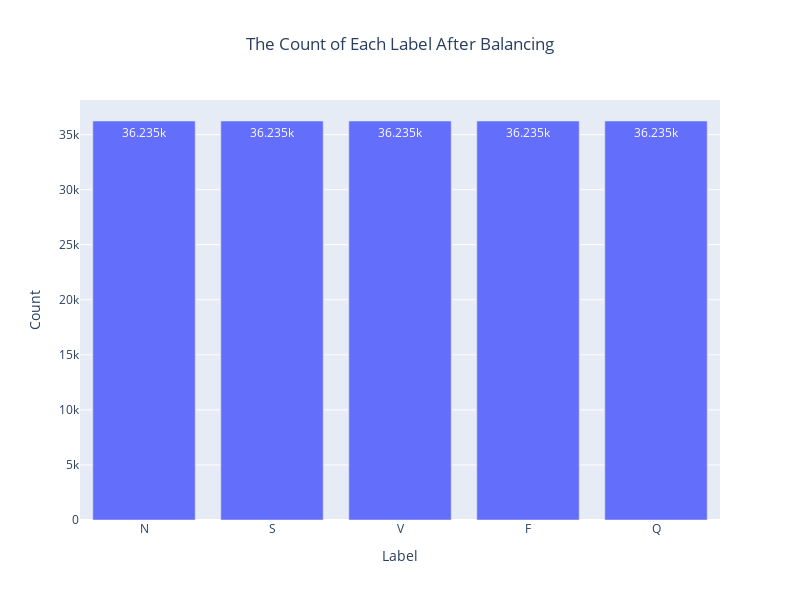

Notebook cell for this chart:
### Code cell
# Plot the distribution of the labels in the train dataset using abbreviations
bar_fig = px.bar(x=value_counts_train_abbr.index,y=value_counts_train_abbr.values, title="The Count of Each Label After Balancing", labels={"x": "Label", "y": "Count"}, text_auto=True)

bar_fig.update_layout(title_x=0.5, width=800, height=600)
bar_fig.show()

### Figure 1 — Plotly figure (JSON) as saved in the notebook; plotly's stock layout.template omitted (floating-point values rounded to 4 significant figures)
{"data": [{"alignmentgroup": "True", "hovertemplate": "Label=%{x}<br>Count=%{y}<extra></extra>", "legendgroup": "", "marker": {"color": "#636efa", "pattern": {"shape": ""}}, "name": "", "offsetgroup": "", "orientation": "v", "showlegend": false, "textposition": "auto", "texttemplate": "%{y}", "type": "bar", "x": ["N", "S", "V", "F", "Q"], "xaxis": "x", "y": [36235, 36235, 36235, 36235, 36235], "yaxis": "y"}], "layout": {"barmode": "relative", "height": 600, "legend": {"tracegroupgap": 0}, "title": {"text": "The Count of Each Label After Balancing", "x": 0.5}, "width": 800, "xaxis": {"anchor": "y", "domain": [0, 1], "title": {"text": "Label"}}, "yaxis": {"anchor": "x", "domain": [0, 1], "title": {"text": "Count"}}}}
